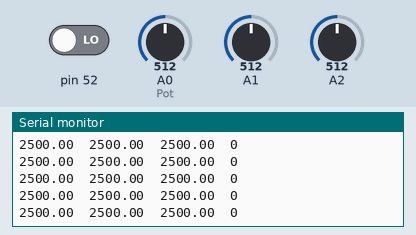
This sketch was run on a simulated Arduino Mega 2560, built with avr-gcc and run on an emulated ATmega2560. Parts: the last lines printed to the serial monitor. The inputs (shaded band) are chosen by the test bench; at power-on: A0 (Pot) = 512, pin 52 LOW, A1 = 512, A2 = 512.

Above: at 4.2 s.
4.3 s: A0 (Pot) set to 222
At 4.8 s:
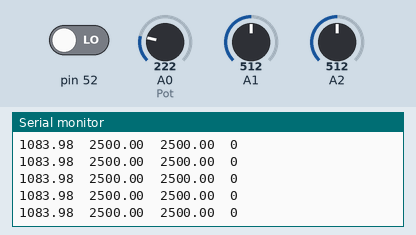
5.8 s: A0 (Pot) set to 192
At 6.6 s:
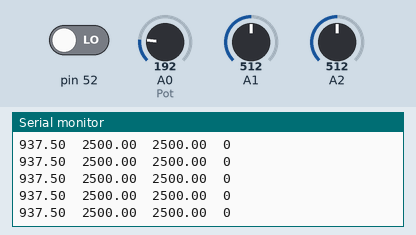
Timing chart, 0 to 8.8 s (numbered marks = the images above; inputs shaded):
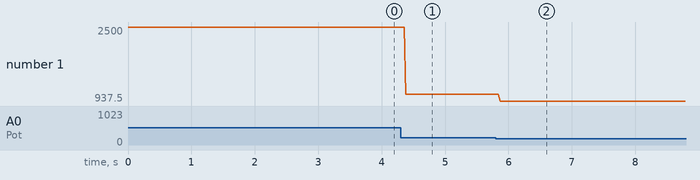

The sketch:

Proximity_sensor.ino
```cpp
int count=0;
float V_A0;                                     //  Pot Voltage
float V_A1;                                     //  Pre Op-Amp Voltage
float V_A2;                                     //  Post Op-Amp Voltage
int V_D52;                                     //  Post Op-Amp Voltage (Digital)
void setup()
{
  Serial.begin(9600);
}

void loop()
{

  V_A0 = (analogRead(A0) * 5) / 1.024;        //  Pot Voltage milivolt scale
  V_A1 = (analogRead(A1) * 5) / 1.024;        //  Pre Op-Amp Voltage milivolt scale
  V_A2 = (analogRead(A2) * 5) / 1.024;        //  Post Op-Amp Voltage
  V_D52 = digitalRead(52) * 5000;             //  Post Op-Amp Voltage (Digital Read) 0-5000 scale

  Serial.print(V_A0);                         //  Pot Voltage
  Serial.print("\t");                         //tab
  Serial.print(V_A1);                         //  Pre Op-Amp Voltage
  Serial.print("\t");                         //tab
  Serial.print(V_A2);                         //  Post Op-Amp Voltage
  Serial.print("\t");                         //tab
  Serial.println(V_D52);                      //  Post Op-Amp Voltage (Digital)
}
```

Measured:
- after the input at 4.3 s, the serial monitor: prints a new line after 0.08 s (image 1)
- after the input at 5.8 s, the serial monitor: prints a new line after 0.07 s (image 2)
- plotted number 1: 2500 → 1083.98 after the input at 4.3 s, 1083.98 → 937.5 after the input at 5.8 s
